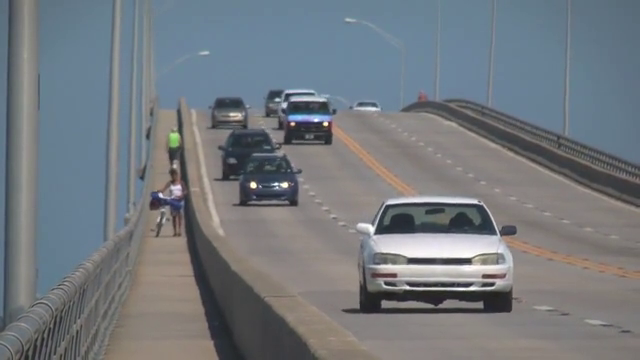
#> input picture frame 91 of Video analysis/slow_traffic_small.mp4, 640 x 360 px
$ jupyter execute 'Meanshift and Camshift.ipynb'
#> lines starting #> are read from the running program, lines starting #| are printed output that depends on the picture; after the words box and inside, x2 and y2 are one past the last pixel; in counts of white or black regions, pixels touching at a corner belong together
<h4>Meanshift</h4>

Meanshift sử dụng để theo dõi một vùng xác định trước trong một video. Ý tưởng chính của meanshift là từ khung hình tại thời điểm t, xác định vùng theo dõi trên khung hình t+1 bằng cách di chuyển tâm điểm của vùng theo dõi bắt đầu từ vị trí ở khung hình t cho đễn khi đạt được sự so khớp trong phạm vi cho phép. Các bước chính trong hoạt động của Meanshift như sau:
1. Khởi tạo: Chọn một cửa sổ (window) ban đầu để theo dõi, thường được xác định bởi người dùng hoặc một thuật toán phát hiện đối tượng. Cửa sổ này chứa vùng muốn theo dõi, thường là một hình chữ nhật bao quanh đối tượng.
2. Tính toán Histogram: Tính toán histogram của các đặc trưng (ví dụ: màu sắc) bên trong cửa sổ ban đầu. Histogram này sẽ được sử dụng làm mẫu để so sánh với các cửa sổ khác trong khung hình kế tiếp.
3. Cập nhật Vị trí Cửa sổ: Với mỗi khung hình tiếp theo trong video, cửa sổ ban đầu được di chuyển đến một vị trí mới bằng cách sử dụng Mean Shift.
Mean Shift tính toán tâm (mean) của cửa sổ hiện tại dựa trên mật độ điểm dữ liệu (các pixel có giá trị đặc trưng tương tự như mẫu ban đầu) trong cửa sổ đó. Cửa sổ sẽ được di chuyển đến vị trí của tâm mới này. Chi tiết cập nhật vị trí như sau:
<ul>
    <li>Tính toán trọng số: Mỗi pixel trong cửa sổ hiện tại được gán một trọng số dựa trên sự tương đồng của nó với mẫu ban đầu (thường dựa trên histogram).</li>
    <li>Tính toán trọng tâm (mean): Trọng tâm của các pixel được tính toán bằng cách sử dụng trọng số đã gán.</li>
    <li>Di chuyển cửa sổ: Cửa sổ được di chuyển đến vị trí trọng tâm mới và quá trình được lặp lại.</li>
4. Lặp lại: Các bước tính toán histogram và cập nhật vị trí cửa sổ được lặp lại cho mỗi khung hình trong video cho đến khi cửa sổ hội tụ (không còn di chuyển đáng kể) hoặc đạt đến một điều kiện dừng khác (ví dụ: số lượng khung hình đã được xử lý).

[cell 1]
import numpy as np
import matplotlib.pyplot as plt
import cv2

cap = cv2.VideoCapture('slow_traffic_small.mp4')

# Đọc khung hình đầu tiên
ret, frame = cap.read()
#> frame is the input picture: shape (360, 640, 3); mean B, G, R 126.6, 121.2, 115.7

# khởi tạo tọa độ của vùng theo dõi
x, y, w, h = 280, 180, 130, 90
track_window = (x, y, w, h)
rect_frame = cv2.rectangle(frame, (x, y), (x + w, y + h), 255, 2)

# Chuyển đổi màu BGR sang RGB để hiển thị với matplotlib
plt.imshow(cv2.cvtColor(rect_frame, cv2.COLOR_BGR2RGB))
plt.show()
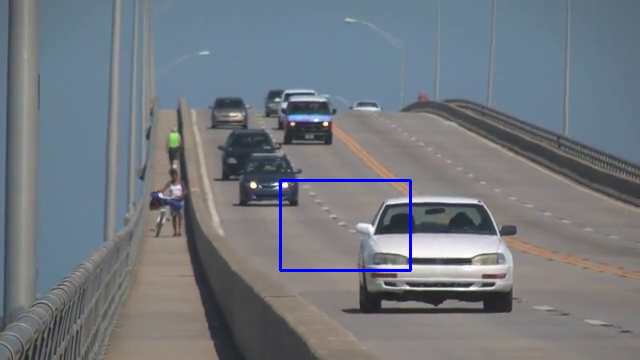
#> shown: shape (360, 640, 3); mean R, G, B 114.9, 120.4, 127.3

# Xác định ROI (Region of Interest) và tính histogram theo thang Hue (màu HSV) của vùng đó
roi = frame[y:y+h, x:x+w]
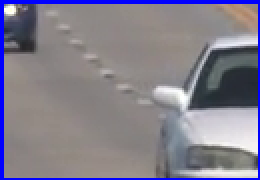
#> roi: shape (90, 130, 3) (shown 2 times larger); mean B, G, R 140.8, 126.9, 131.1
plt.imshow(cv2.cvtColor(roi, cv2.COLOR_BGR2RGB))
plt.show()
hsv_roi = cv2.cvtColor(frame, cv2.COLOR_BGR2HSV)
#> hsv_roi: shape (360, 640, 3); mean H, S, V 68.2, 41.1, 132.4
mask = cv2.inRange(hsv_roi, np.array((0., 60., 32.)), np.array((180., 255., 255.)))
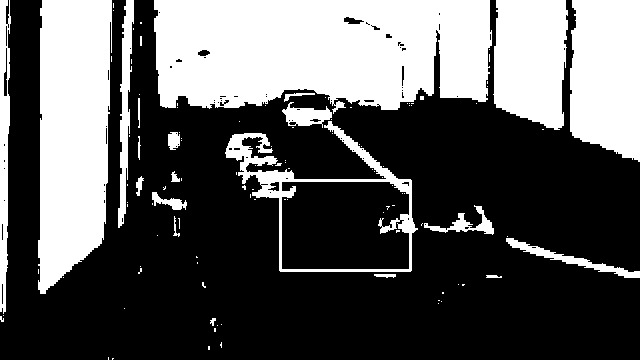
#> mask: shape (360, 640); 35.4% white; 113 white regions (91 under 20 px), largest, box (x1, y1, x2, y2) and area: (154, 0, 492, 114) 32966, (38, 0, 112, 294) 18267, (570, 0, 640, 162) 10165
roi_hist = cv2.calcHist([hsv_roi], [0], mask, [180], [0, 180])
#> roi_hist = 180 values, max 29603 at index 103, min 0 at index 2, mean 453.7
cv2.normalize(roi_hist, roi_hist, 0, 255, cv2.NORM_MINMAX)

# Thiết lập tiêu chí kết thúc cho Meanshift ( dừng sau 10 lần lặp hoặc độ dịch là 1px)
term_crit = (cv2.TERM_CRITERIA_EPS | cv2.TERM_CRITERIA_COUNT, 10, 1)

count_frame = 0
while count_frame <= 150:
    count_frame += 1
    ret, frame = cap.read()
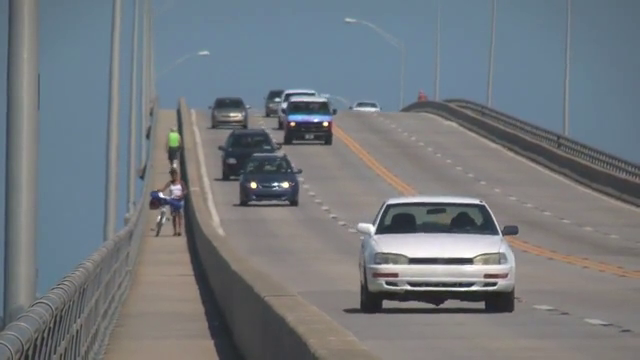
#> input picture frame 92 of Video analysis/slow_traffic_small.mp4, 640 x 360 px
#> frame is the input picture: shape (360, 640, 3); mean B, G, R 126.3, 121.1, 115.4

    if ret:
        hsv = cv2.cvtColor(frame, cv2.COLOR_BGR2HSV)
#> hsv: shape (360, 640, 3); mean H, S, V 67.5, 39.8, 131.5
        dst = cv2.calcBackProject([hsv], [0], roi_hist, [0, 180], 1)
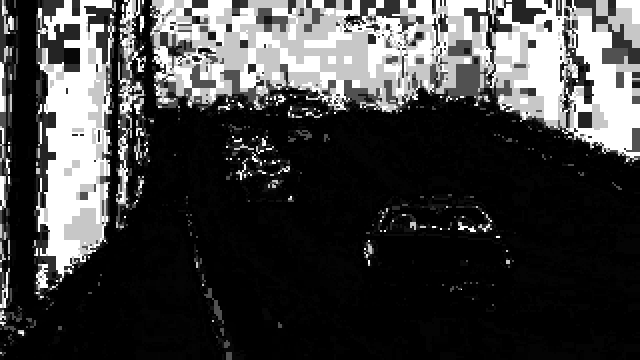
#> dst: shape (360, 640); min 0, max 255, mean 64.4

        # áp dụng meanshift để tìm tâm điểm mới
        ret, track_window = cv2.meanShift(dst, track_window, term_crit)
#> ret = 10; track_window = (355, 181, 130, 90)

        # Hiển thị quá trình theo dõi
        x, y, w, h = track_window
#> x = 355; y = 181; w = 130; h = 90
        img2 = cv2.rectangle(frame, (x, y), (x+w, y+h), 255, 2)
        cv2.imshow('img2', img2)

        if count_frame % 25 == 0:
            plt.imshow(cv2.cvtColor(img2, cv2.COLOR_BGR2RGB))
            plt.show()

        k = cv2.waitKey(60) & 0xff
#> (key Esc is pressed here)
        if k == 27:
            break

    else:
        break

cv2.destroyAllWindows()
cap.release()

<h4>Camshift</h4>

Camshift sử dụng một phương pháp gọi là "Scale Adaptive Mean Shift" để thích ứng và điều chỉnh tự động kích thước của vùng theo dõi dựa trên các thông tin từ histogram. Đầu tiên, Camshift thực hiện Meanshift. Đến khi meanshift hội tụ, thì nó sẽ cập nhật kích thước của cửa sổ theo dõi dựa trên công thức $s = 2\sqrt{\frac{M_{00}}{256}}$, trong đó $M_{00} = \sum_{x,y}{I(x,y)}$, và cuối cùng là tính toán hướng của elip phù hợp với nó nhất.

[cell 2]
import numpy as np
import matplotlib.pyplot as plt
import cv2

cap = cv2.VideoCapture('slow_traffic_small.mp4')

# Đọc khung hình đầu tiên
ret, frame = cap.read()

# khởi tạo tọa độ của vùng theo dõi
x, y, w, h = 280, 180, 130, 90
track_window = (x, y, w, h)
rect_frame = cv2.rectangle(frame, (x, y), (x + w, y + h), 255, 2)

# Chuyển đổi màu BGR sang RGB để hiển thị với matplotlib
plt.imshow(cv2.cvtColor(rect_frame, cv2.COLOR_BGR2RGB))
plt.show()

# Xác định ROI (Region of Interest) và tính histogram theo thang Hue (màu HSV) của vùng đó
roi = frame[y:y+h, x:x+w]
plt.imshow(cv2.cvtColor(roi, cv2.COLOR_BGR2RGB))
plt.show()
hsv_roi = cv2.cvtColor(frame, cv2.COLOR_BGR2HSV)
mask = cv2.inRange(hsv_roi, np.array((0., 60., 32.)), np.array((180., 255., 255.)))
roi_hist = cv2.calcHist([hsv_roi], [0], mask, [180], [0, 180])
cv2.normalize(roi_hist, roi_hist, 0, 255, cv2.NORM_MINMAX)

# Thiết lập tiêu chí kết thúc cho Meanshift ( dừng sau 10 lần lặp hoặc độ dịch là 1px)
term_crit = (cv2.TERM_CRITERIA_EPS | cv2.TERM_CRITERIA_COUNT, 10, 1)

count_frame = 0
while count_frame <= 150:
    count_frame += 1
    ret, frame = cap.read()

    if ret:
        hsv = cv2.cvtColor(frame, cv2.COLOR_BGR2HSV)
        dst = cv2.calcBackProject([hsv], [0], roi_hist, [0, 180], 1)

        # áp dụng meanshift để tìm tâm điểm mới
        ret, track_window = cv2.CamShift(dst, track_window, term_crit)
#> ret = ((427, 225.5), (65.85, 175.8), 82); track_window = (339, 192, 176, 67)

        # Hiển thị quá trình theo dõi
        pts = cv2.boxPoints(ret)
#> pts = [[335.4, 205.1], [509.5, 180.7], [518.6, 245.9], [344.5, 270.3]]
        pts = np.intp(pts)
#> pts = [[335, 205], [509, 180], [518, 245], [344, 270]]
        img2 = cv2.polylines(frame,[pts],True, 255,2)
        cv2.imshow('img2',img2)

        if count_frame % 25 == 0:
            plt.imshow(cv2.cvtColor(img2, cv2.COLOR_BGR2RGB))
            plt.show()

        k = cv2.waitKey(60) & 0xff
#> (key Esc is pressed here)
        if k == 27:
            break

    else:
        break

cv2.destroyAllWindows()
cap.release()

$ run again, starting later in the video
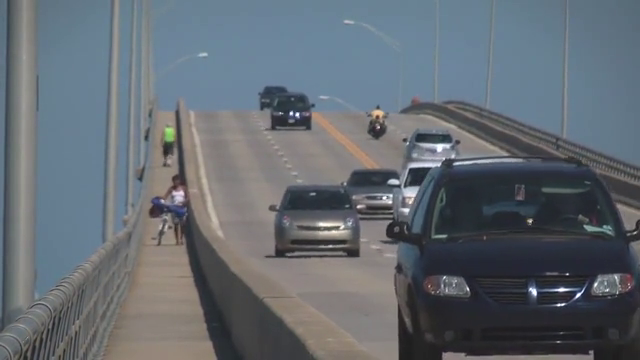
#> input picture frame 411 of Video analysis/slow_traffic_small.mp4, 640 x 360 px
#> frame is the input picture: shape (360, 640, 3); mean B, G, R 113.8, 106.6, 99.3
#> hsv_roi: shape (360, 640, 3); mean H, S, V 82.1, 46.8, 118.1
#> `mask = cv2.inRange(hsv_roi, np.array((0., 60., 32.)), np.array((180., ..`:
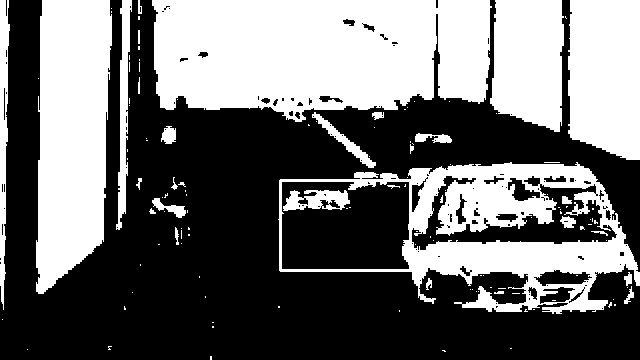
#> mask: shape (360, 640); 42.9% white; 128 white regions (99 under 20 px), largest, box (x1, y1, x2, y2) and area: (152, 0, 492, 122) 34800, (278, 162, 640, 314) 19849, (36, 0, 112, 294) 18344
#> roi_hist = 180 values, max 32268 at index 103, min 0 at index 20, mean 549.4
#> hsv: shape (360, 640, 3); mean H, S, V 81.5, 45.6, 117.2
#> `dst = cv2.calcBackProject([hsv], [0], roi_hist, [0, 180], 1)`:
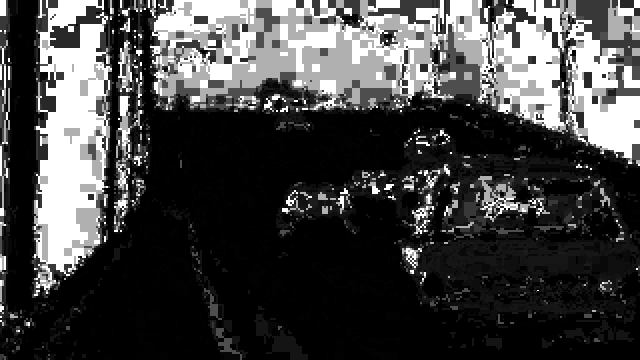
#> dst: shape (360, 640); min 0, max 255, mean 67.9
#> `ret, track_window = cv2.meanShift(dst, track_window, term_crit)`: ret = 6; track_window = (273, 152, 130, 90)
#> x = 273; y = 152; w = 130; h = 90
#> `ret, track_window = cv2.CamShift(dst, track_window, term_crit)`: ret = ((349.5, 197), (72.27, 166.7), 82.95); track_window = (266, 160, 167, 74)
#> `pts = cv2.boxPoints(ret)`: pts = [[262.3, 171.4], [427.8, 150.9], [436.7, 222.6], [271.2, 243.1]]
#> `pts = np.intp(pts)`: pts = [[262, 171], [427, 150], [436, 222], [271, 243]]

$ run again, starting later in the video
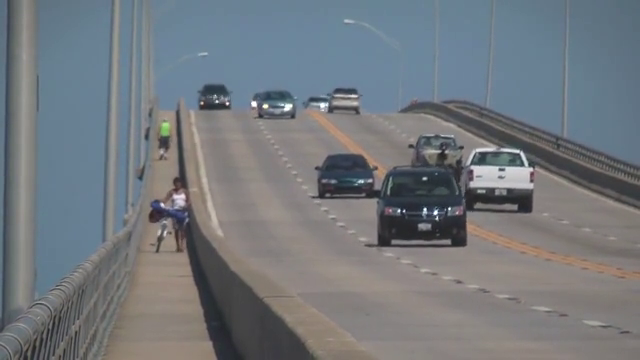
#> input picture frame 731 of Video analysis/slow_traffic_small.mp4, 640 x 360 px
#> frame is the input picture: shape (360, 640, 3); mean B, G, R 125.5, 120.3, 115.1
#> hsv_roi: shape (360, 640, 3); mean H, S, V 66.5, 41, 131.6
#> `mask = cv2.inRange(hsv_roi, np.array((0., 60., 32.)), np.array((180., ..`:
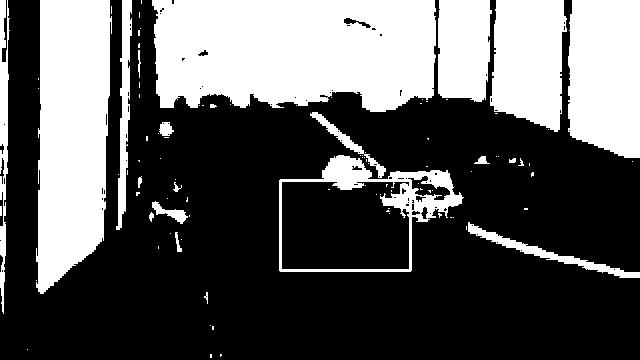
#> mask: shape (360, 640); 35.3% white; 98 white regions (75 under 20 px), largest, box (x1, y1, x2, y2) and area: (152, 0, 436, 112) 28222, (36, 0, 112, 294) 18325, (568, 0, 640, 158) 10512
#> roi_hist = 180 values, max 32647 at index 103, min 0 at index 16, mean 451.3
#> hsv: shape (360, 640, 3); mean H, S, V 65.1, 40, 130.7
#> `dst = cv2.calcBackProject([hsv], [0], roi_hist, [0, 180], 1)`:
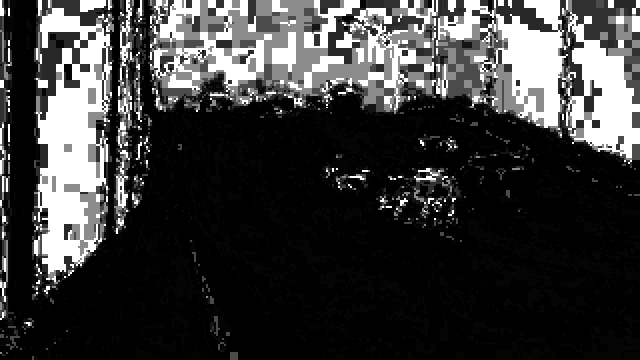
#> dst: shape (360, 640); min 0, max 255, mean 58.2
#> `ret, track_window = cv2.meanShift(dst, track_window, term_crit)`: ret = 6; track_window = (356, 144, 130, 90)
#> x = 356; y = 144; w = 130; h = 90
#> `ret, track_window = cv2.CamShift(dst, track_window, term_crit)`: ret = ((420, 186.5), (89.39, 124.2), 85.73); track_window = (357, 141, 126, 91)
#> `pts = cv2.boxPoints(ret)`: pts = [[354.7, 146.6], [478.6, 137.3], [485.3, 226.4], [361.4, 235.7]]
#> `pts = np.intp(pts)`: pts = [[354, 146], [478, 137], [485, 226], [361, 235]]
